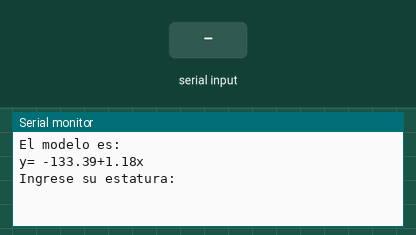
A sketch run on a simulated Arduino Uno, built for the host (arithmetic inside an expression is 32-bit, double 64-bit). On the bench: the last lines printed to the serial monitor. Inputs (shaded band) come from the test bench.

Above: at 1.2 s.
1.3 s: "90,45\n" received over Serial
At 3.5 s:
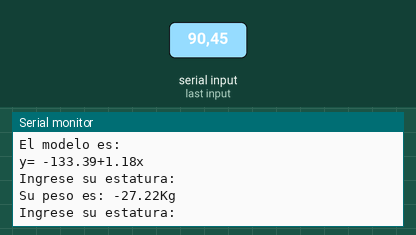
3.8 s: "30,150\n" received over Serial
At 5.4 s:
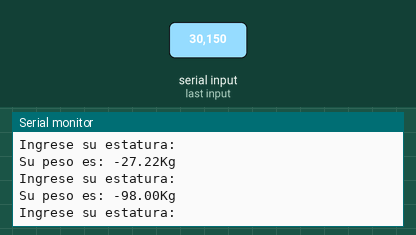

The sketch:

Vasquez_Juan_L4_Arduino.ino
```cpp
//SISTEMAS EMBEBIDOS
//JUAN JOSE VASQUEZ
//LABORATORIO 4
#include <SoftwareSerial.h>

 #define rxPin 10
 #define txPin 11

 SoftwareSerial puerto =  SoftwareSerial(rxPin, txPin);

int matriz[14][2]={
  {170,67},
  {180,80},
  {170,65},
  {178,75},
  {160,55},
  {163,60},
  {165,63},
  {170,70},
  {164,62},
  {176,77},
  {164,60},
  {170,76},
  {170,56},
  {168,60},
  };
int m1;
int col=0;
int fil=0;
int Ex=0;
int Ey=0;
long int Exy=0;
long int Ex2=0;
long int Ex_2=0;
int n=14;
float Bo;
float m;
String dato;
int estatura;
float peso;

void setup() {
  pinMode(rxPin, INPUT);
   pinMode(txPin, OUTPUT);

  Serial.begin(9600);
  puerto.begin(9600);
  for(;fil<n;fil++){
    Ex=Ex+matriz[fil][0];
    Ey=Ey+matriz[fil][1];
    Exy=Exy+(matriz[fil][0]*matriz[fil][1]);
    Ex2=Ex2+pow(matriz[fil][0],2);
    }
    Ex_2=pow(Ex,2);
    Bo=(float(Ex2*Ey)-float(Ex*Exy))/(float(n*Ex2-Ex_2));
    m1=((n*Exy)-(Ex*Ey));
    m=float(m1)/(float(n*Ex2-Ex_2));
    Serial.println("El modelo es: ");
    Serial.println(String("y= ")+String(Bo)+String("+")+String(m)+String("x"));
    Serial.println("Ingrese su estatura:");

}

void loop() {
  if(Serial.available()>0){
    dato=Serial.readString();
    estatura=dato.toInt();
    peso=m*estatura+Bo;
    Serial.println("");
    Serial.println(String("Su peso es: ")+String(peso)+String("Kg"));
    Serial.println("Ingrese su estatura:");

    puerto.write(estatura);
    puerto.write(peso);
    }
}
```

Measured:
- after the input at 1.3 s, the serial monitor: prints a new line after 1.0 s (image 1)
- after the input at 3.8 s, the serial monitor: prints a new line after 1.0 s (image 2)
